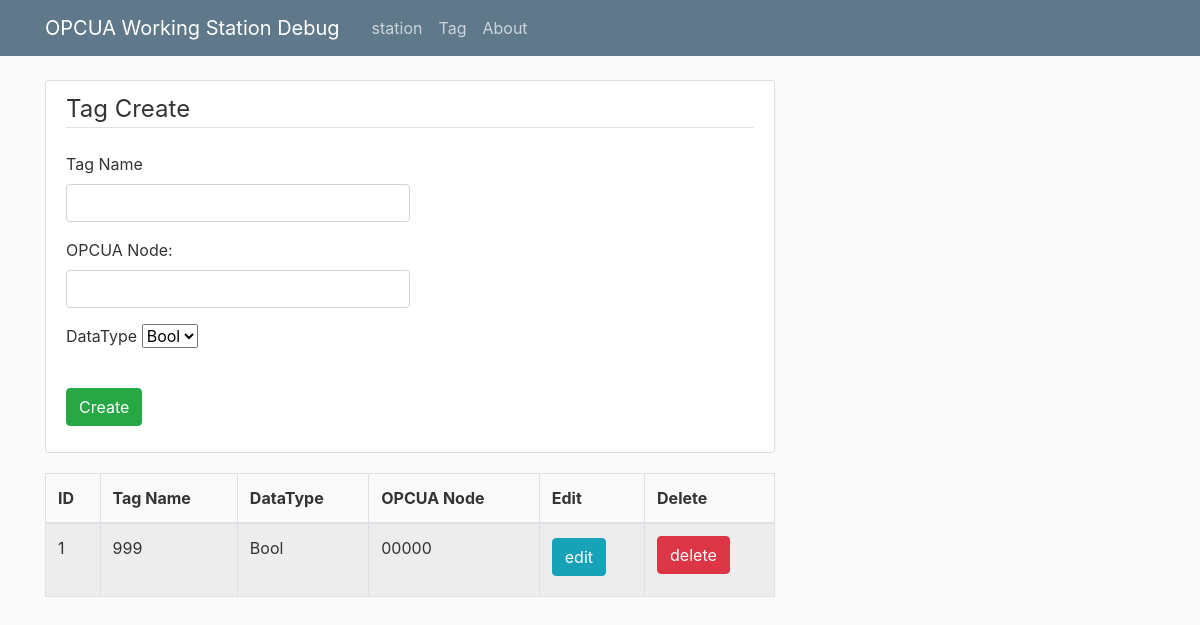
Page /tagOper on the earlier database version.
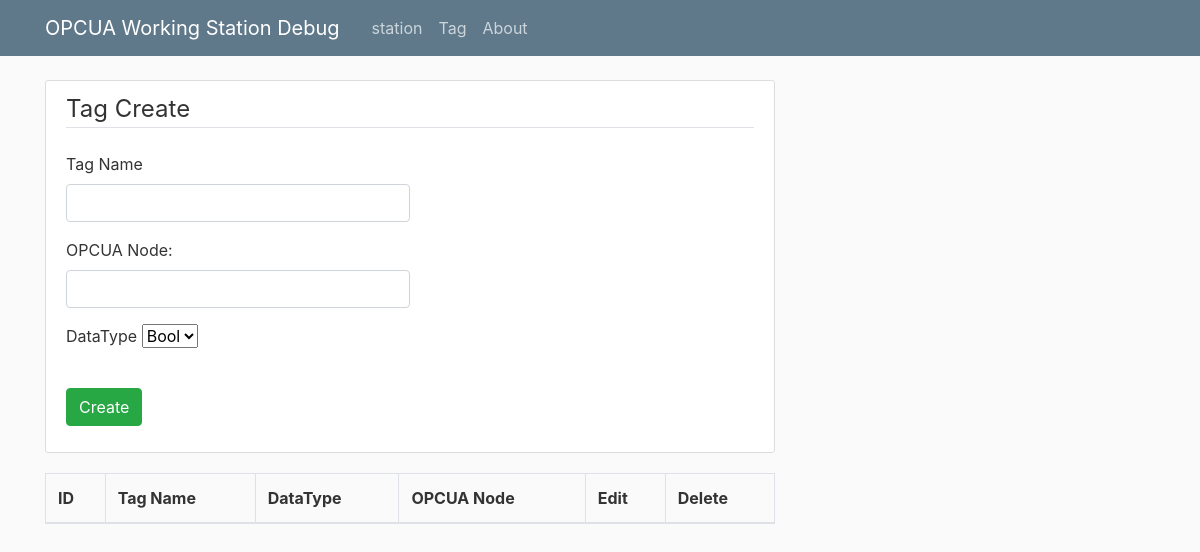
Same page on the later database version.
### mana/models.py (models this page shows)
class Tag(db.Model):
	id=db.Column(db.Integer,primary_key=True)
	name=db.Column(db.String(50),unique=True,nullable=False)
	address=db.Column(db.String(50),nullable=False)
	datatype=db.Column(db.String(20),nullable=False)

### mana/route.py (the view, shortened to what this page needs)
@app.route("/tagOper",methods=['GET','POST'])
def tagOper():
    form=TagForm()
    dform=delForm()
    tags=Tag.query.all()
    return render_template("tagOper.html",form=form,title='Tag',tags=tags,dform=dform)

### mana/forms.py
class TagForm(FlaskForm):
	name=StringField('Tag Name',validators=[DataRequired(),Length(min=3,max=50)])
	address=StringField('OPCUA Node:',validators=[DataRequired(),Length(min=3,max=50)])
	dataType=SelectField(u'DataType',choices=dataTypelist)
	submit=SubmitField('Create')
	deleteSubmit=SubmitField('Delete')

class delForm(FlaskForm):
	hidden_del=StringField('hiddenArea',[DataRequired()])
	submit=SubmitField('delete')

### mana/templates/tagOper.html (shortened to what this page needs)
{% extends "layout.html" %}
{% block content%}
<div class="content-section">
    <form method="POST" action="">
    <fieldset class="form-group">
        <legend class="border-bottom mb-4">Tag Create</legend>
                <div class="form-group">
                    {{ form.name.label(class="form-control-label")}}
                        {% if form.name.errors%}
                            {{ form.name (class="form-control col-sm-6 is-invalid")}}
                            <span class="invalid-feedback">Please enter the tag name!</span>
                        {% else%}
                            {{ form.name (class="form-control col-sm-6")}}
                        {% endif %}
                </div>
                <div class="form-group">
                    {{ form.address.label(class="form-control-label")}}
                        {% if form.address.errors%}
                            {{ form.address (class="form-control col-sm-6 is-invalid")}}
                            <span class="invalid-feedback">Please enter the tag node!</span>
                        {% else%}
                            {{ form.address (class="form-control col-sm-6")}}
                        {% endif %}
                </div>
				<div>
					<div class="form-group">
					{{form.dataType.label}}
					{{form.dataType}}
					</div>
				</div>
    </fieldset>
        <div class="form-group" >
            {{ form.submit(class="btn btn-success")}}
        </div>
</form>
</div>
<table class="table table-striped table-bordered">
	<thead>
		<tr>
			<th>ID</th>
			<th>Tag Name</th>
			<th>DataType</th>
			<th>OPCUA Node</th>
			<th>Edit</th>
			<th>Delete</th>
		</tr>
	</thead>
	<tbody>
		{% for tag in tags%}
		<tr>
			<td>{{tag.id}}</td>
			<td>{{tag.name}}</td>
			<td>{{tag.datatype}}</td>
			<td>{{tag.address}}</td>
			<td>
				<form method="POST" action="">
					<h2>
						<a href="{{url_for('tagEdit',tag_id=tag.id)}}" class="btn btn-info">edit</a>
					</h2>
				</form>
			</td>
			<td>
				<form method="POST" action="">
					{{dform.submit (class="btn btn-danger")}}
				</form>
			</td>
		</tr>
	    {% endfor%}
	</tbody>
</table>
{% endblock content %}

Differences in the rows shown:
removed Tag: id "1", name "999", datatype "Bool", address "00000"
